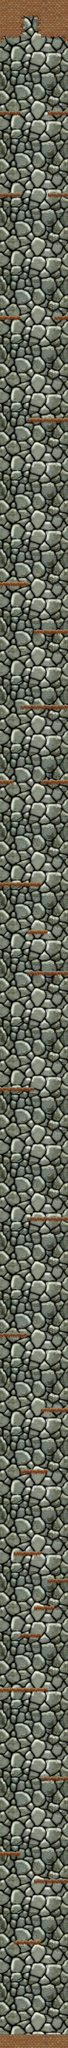

A 2D game scene composited from a Tiled map and its tileset images. What follows is a short description and the map's XML, with each tile layer's data collapsed to a summary:
An orthogonal 10x300 tile map with 32x32 px tiles, 5 tile layers (background, bg1, bg2, cover1, ...), 2 tilesets and 34 objects.

<map version="1.0" orientation="orthogonal" width="10" height="300" tilewidth="32" tileheight="32" backgroundcolor="#000000">
 <properties>
  <property name="Time" value="120" />
 </properties>
 <tileset firstgid="1" name="terrain" tilewidth="32" tileheight="32">
  <image source="terrain.png" width="672" height="736" />
 </tileset>
 <tileset firstgid="484" name="bg1" tilewidth="32" tileheight="32">
  <image source="stone.png" width="320" height="320" />
 </tileset>
 <layer name="background" width="10" height="300">
  <data>[3000 cells, 3000 non-empty, 100 distinct tile ids]</data>
 </layer>
 <layer name="bg1" width="10" height="300">
  <data>[3000 cells, 174 non-empty, 12 distinct tile ids]</data>
 </layer>
 <layer name="bg2" width="10" height="300">
  <data>[3000 cells, 0 non-empty, 0 distinct tile ids]</data>
 </layer>
 <layer name="cover1" width="10" height="300">
  <data>[3000 cells, 30 non-empty, 8 distinct tile ids]</data>
 </layer>
 <layer name="cover2" width="10" height="300">
  <data>[3000 cells, 0 non-empty, 0 distinct tile ids]</data>
 </layer>
 <objectgroup name="obstacles" width="10" height="300">
  <object x="1" y="9537">
   <polyline points="0,0 318,0" />
  </object>
  <object x="106" y="8" width="75" height="74">
   <properties>
    <property name="EXIT" value="" />
   </properties>
   <ellipse />
  </object>
  <object x="146" y="9543" width="28" height="27">
   <properties>
    <property name="START" value="" />
   </properties>
   <ellipse />
  </object>
  <object x="65" y="9098">
   <polyline points="0,0 126,0" />
  </object>
  <object x="163" y="8812">
   <polyline points="-3,-1 157,-1" />
  </object>
  <object x="3" y="8684">
   <polyline points="-2,-2 92,-1" />
  </object>
  <object x="164" y="8331">
   <polyline points="28,0 156,0" />
  </object>
  <object x="1" y="7915">
   <polyline points="0,0 223,-1" />
  </object>
  <object x="73" y="7660">
   <polyline points="24,-1 118,-1" />
  </object>
  <object x="130" y="7529">
   <polyline points="30,0 125,0" />
  </object>
  <object x="164" y="7402">
   <polyline points="61,0 156,0" />
  </object>
  <object x="64" y="7274">
   <polyline points="0,0 127,0" />
  </object>
  <object x="77" y="6890">
   <polyline points="19,0 147,0" />
  </object>
  <object x="164" y="6602">
   <polyline points="29,0 156,0" />
  </object>
  <object x="1" y="6250">
   <polyline points="0,0 127,0" />
  </object>
  <object x="163" y="5708">
   <polyline points="-36,-1 157,-1" />
  </object>
  <object x="1" y="5098">
   <polyline points="0,0 156,0" />
  </object>
  <object x="163" y="4554">
   <polyline points="-34,0 156,0" />
  </object>
  <object x="128" y="4362">
   <polyline points="0,0 95,0" />
  </object>
  <object x="1" y="4137">
   <polyline points="0,0 189,0" />
  </object>
  <object x="164" y="3659">
   <polyline points="31,0 156,0" />
  </object>
  <object x="-1" y="3659">
   <polyline points="0,0 63,0" />
  </object>
  <object x="164" y="3307">
   <polyline points="-68,0 156,0" />
  </object>
  <object x="163" y="2955">
   <polyline points="-1,1 156,0" />
  </object>
  <object x="5" y="2730">
   <polyline points="-5,1 120,0" />
  </object>
  <object x="199" y="1962">
   <polyline points="-69,0 120,0" />
  </object>
  <object x="70" y="1482">
   <polyline points="-69,0 26,1" />
  </object>
  <object x="293" y="1483">
   <polyline points="-36,1 26,1" />
  </object>
  <object x="293" y="906">
   <polyline points="-65,0 26,1" />
  </object>
  <object x="65" y="907">
   <polyline points="-65,0 31,0" />
  </object>
  <object x="65" y="523">
   <polyline points="-65,0 31,0" />
  </object>
  <object x="289" y="525">
   <polyline points="-65,-1 31,0" />
  </object>
  <object x="180" y="3">
   <polyline points="0,0 15,165 141,165 141,-2 0,-2" />
  </object>
  <object x="6" y="7">
   <polyline points="-6,-5 -6,160 87,160 102,-6 -5,-7" />
  </object>
 </objectgroup>
</map>
